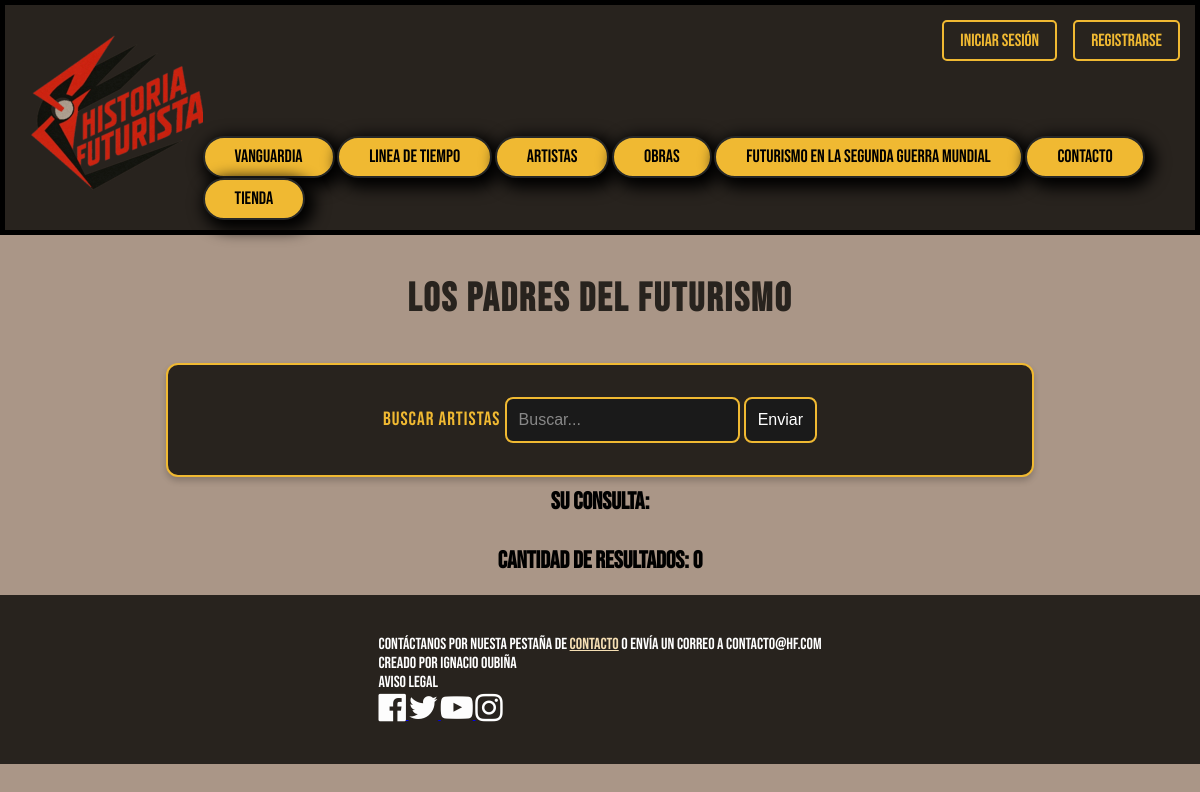
Before: /resultados.php with the older database file.
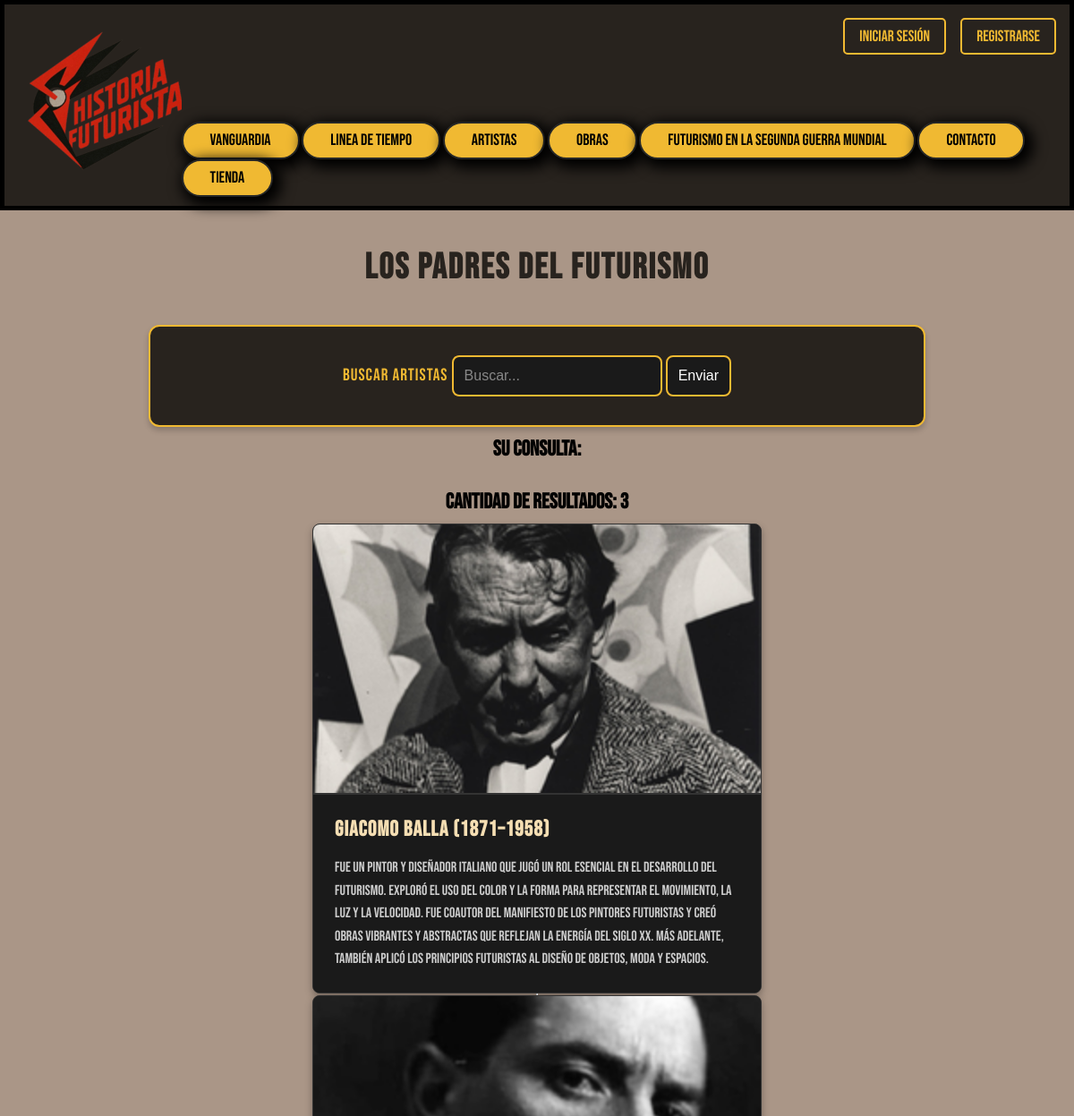
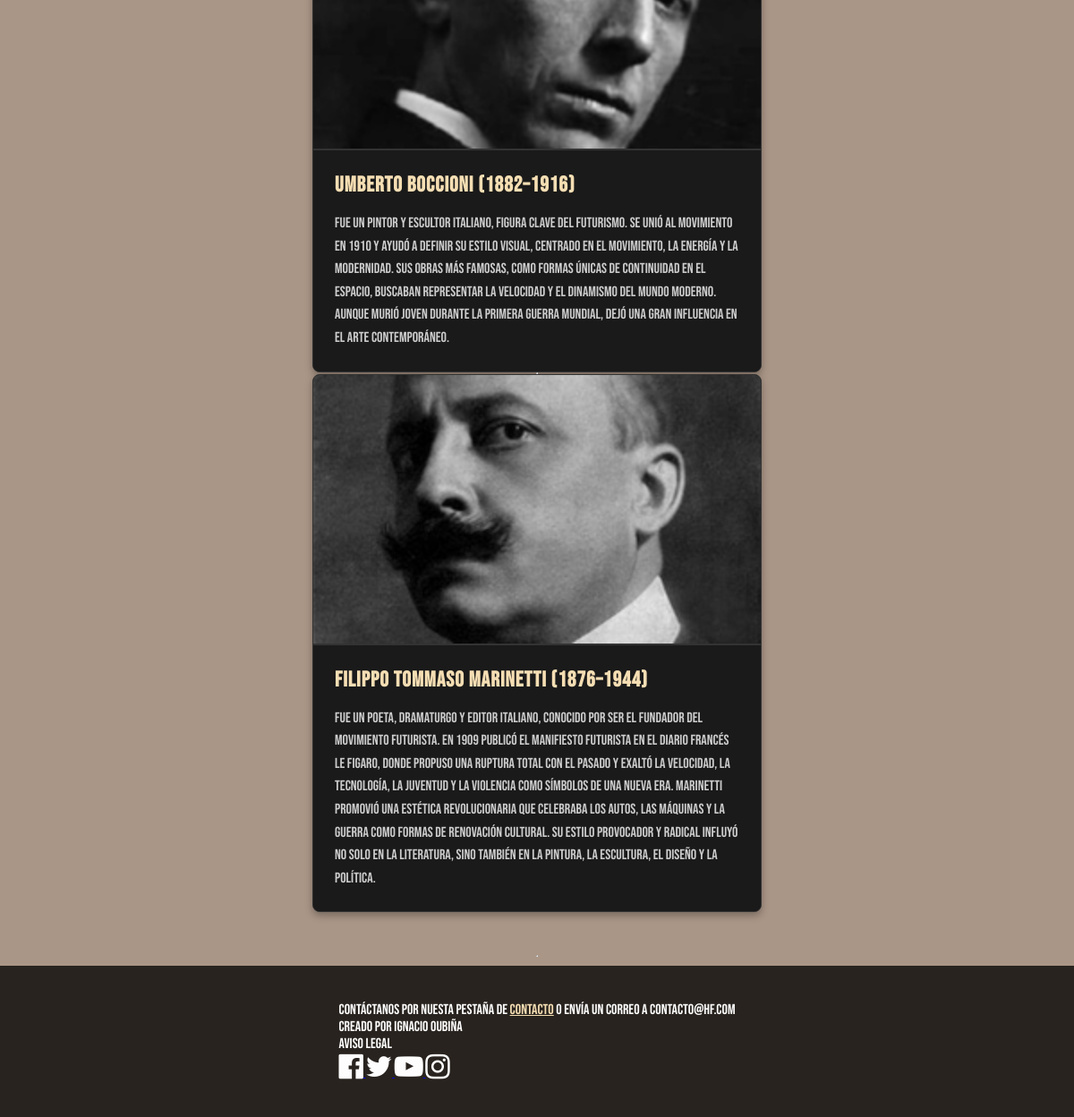
After: the same page with the newer database file (2 pictures, top to bottom).
### tables this page shows
CREATE TABLE `artistas` (
  `id` int(8) NOT NULL,
  `nombre` varchar(255) NOT NULL,
  `bio` text NOT NULL
);

### resultados.php (the view, shortened to what this page needs)
<!doctype html>
<html>
<head>
    <link rel="stylesheet" href="estilos.css">
    <link rel="stylesheet"href="https://cdnjs.cloudflare.com/ajax/libs/font-awesome/4.7.0/css/font-awesome.min.css">
    </head>
<body>
    <header>
        <div class="auth-links">
            <a href="login.php">Iniciar Sesión</a>
            <a href="registro.html">Registrarse</a>
        </div>
        <div class="logo">
            <a href="index.html"><img src="img/logo.png"></a>
        </div>
        <nav id="navegador">
            <div class="boton">
                <a href="vanguardia.html">Vanguardia</a>
            </div>
            <div class="boton">
                <a href="linea de tiempo.html">Linea de Tiempo</a>
            </div>
            <div class="boton">
                <a href="artistas.html">Artistas</a>
            </div>
            <div class="boton">
                <a href="obras.html">Obras</a>
            </div>
            <div class="boton">
                <a href="futu_ww2.php">Futurismo en la segunda guerra mundial</a>
            </div>
            <div class="boton">
                <a href="contacto.html">Contacto</a>
            </div>
            <div class="boton">
              <a href="tienda.php">Tienda</a>
          </div>
        </nav>
    </header>
  <div class="h2">
    <h2>Los padres del Futurismo</h2>
  </div>
<div class="form">
  <div class="form-group">
  <form action="resultados.php" method="post">
    <label>Buscar Artistas
    <input type="search" name="buscar" placeholder="Buscar..." />
    <input type="submit" value="Enviar">
    </label>
    </form>
  </div>
</div>
	<section>
    <h1 style= "padding: 10px;
    display: flex;
    justify-content: center;
     ">
<?php
	include('conectar.php');
	$buscar = $_POST['buscar'];
  	echo "Su consulta: <em>".$buscar."</em><br>";
	$consulta = mysqli_query($conexion, "SELECT * FROM artistas WHERE nombre LIKE '%$buscar%'");
?>
</h1>
<article style="    width: 60%;
    margin: 0 auto;
    padding: 10px;
    justify-items: center;">
   <h2 style="padding: 10px">
	<p>Cantidad de Resultados:
	<?php
		$nros=mysqli_num_rows($consulta);
		echo $nros;
	?>
	</p>
    </h2>
	<?php
		while($resultados=mysqli_fetch_array($consulta)) {
	?>
    <p>
    <?php
			echo $resultados['bio'] . "";
	?>
    </p>
    <hr/>
    <?php
		}
	?>
</article>
</section>
<footer>
  <div class="redes">
    <p>Contáctanos por nuesta pestaña de <a href="contacto.html" style="color:wheat";>Contacto</a> o envía un correo a contacto@HF.com</p>
    <p>Creado por Ignacio Oubiña</p>
    <p>Aviso legal</p>
    <a href="https:/www.facebook.com/" ; target="_blank">
      <i
        class="fa fa-facebook-official fa-2x fa-inverse"style="color:rgb(253, 253, 253)";
        aria-hidden="true"
      >
    </i>
    </a>
    <a href="https:/www.twitter.com/" ; target="_blank">
      <i class="fa fa-twitter fa-2x fa-inverse"style="color:rgb(253, 253, 253)"; aria-hidden="true"></i>
    </a>
    <a href="https:/www.youtube.com/" ; target="_blank">
      <i class="fa fa-youtube-play fa-2x fa-inverse" style="color:rgb(253, 253, 253)"; aria-hidden="true"></i>
    </a>
    <a href="https:/instagram.com/" ; target="_blank">
      <i class="fa fa-instagram fa-2x fa-inverse"; style="color:rgb(255, 255, 255)"; aria-hidden="true"></i>
    </a>
  </div>
</body>
</html>

### estilos.css (style rules this page uses)
* { margin: 0; padding: 0; }
body { font-family: "Bebas Neue", sans-serif; font-weight: 400; font-style: normal; }
header { background: #28231e; border: 5px solid #000; }
body { background: #aa9687; }
header { display: flex; align-items: flex-end; justify-content: space-between; padding: 10px; box-sizing: border-box; }
nav a { color: rgb(0, 0, 0); text-decoration: none; margin: 10px; padding: 10px; }
.redes { color: white; text-decoration: none; margin: 10px; padding: 10px; }
footer { background-color: #28231e; display: flex; padding: 20px; flex-direction: row; justify-content: center; }
.boton { background-color: #f0b932; font-size: 18px; line-height: 18px; padding: 10px; border-radius: 50px; font-weight: normal; text-decoration: none; font-style: normal; font-variant: normal; text-transform: none; box-shadow: rgb(0, 0, 0) 5px 5px 15px 5px; border: 2px solid rgb(38, 39, 39); display: inline-block; }
.h2 { display: flex; color: rgb(0, 0, 0); justify-content: center; padding: 8px; }
.form { max-width: 800px; margin: auto; border: 1px solid black; padding: 20px; border-radius: 10px; display: flex; justify-content: center; }
.logo { overflow: hidden; }
.artists-row { display: flex; justify-content: space-around; gap: 2rem; margin-bottom: 3rem; }
.artist-card { flex: 1; max-width: 500px; background: #1a1a1a; border-radius: 8px; box-shadow: 0 4px 8px rgba(0,0,0,0.3); overflow: hidden; transition: transform 0.3s ease; border: 1px solid #333; }
.artist-image { width: 100%; height: 300px; overflow: hidden; border-bottom: 2px solid #333; }
.artist-image img { width: 100%; height: 100%; object-fit: cover; transition: transform 0.3s ease; }
.artist-info { padding: 1.5rem; background: #1a1a1a; }
.artist-info h3 { margin: 0 0 1rem 0; color: wheat; font-size: 1.5rem; font-family: 'Bebas Neue', sans-serif; letter-spacing: 1px; }
.artist-info p { margin: 0; color: #ccc; line-height: 1.6; }
.form { max-width: 800px; margin: 0 auto; background: #28231e; padding: 2rem; border-radius: 12px; box-shadow: 0 4px 6px rgba(0, 0, 0, 0.2); border: 2px solid #f0b932; }
.form-group { display: flex; flex-direction: column; gap: 0.5rem; }
.form-group label { font-family: 'Bebas Neue', sans-serif; font-size: 1.2rem; color: #f0b932; letter-spacing: 1px; }
.form-group input, .form-group select, .form-group textarea { padding: 12px; border: 2px solid #f0b932; border-radius: 8px; font-size: 1rem; transition: all 0.3s ease; background-color: #1a1a1a; color: #ffffff; }
.form-group input::placeholder, .form-group textarea::placeholder { color: #888; }
.h2 h2 { color: #28231e; font-size: 2.5rem; text-align: center; margin: 2rem 0; font-family: 'Bebas Neue', sans-serif; letter-spacing: 2px; text-transform: uppercase; }

### resultados.php (style rules this page uses)
.auth-links { position: absolute; right: 20px; top: 20px; display: flex; gap: 1rem; z-index: 100; }
.auth-links a { color: #f0b932; text-decoration: none; font-size: 1.1rem; padding: 0.5rem 1rem; border: 2px solid #f0b932; border-radius: 5px; transition: all 0.3s ease; }

Changed rows visible on the page:
added artistas: bio (picture), bio "Giacomo Balla (1871–1958) Fue un pintor y diseñador italiano que jugó un rol esencial en el desarrollo del Futurismo. Exploró el uso del color y la forma para representar el movimiento, la luz y la velocidad. Fue coautor del Manifiesto de los Pintores Futuristas y creó obras vibrantes y abstractas que reflejan la energía del siglo XX. Más adelante, también aplicó los principios futuristas al diseño de objetos, moda y espacios."
added artistas: bio (picture), bio "Umberto Boccioni (1882–1916) Fue un pintor y escultor italiano, figura clave del Futurismo. Se unió al movimiento en 1910 y ayudó a definir su estilo visual, centrado en el movimiento, la energía y la modernidad. Sus obras más famosas, como Formas únicas de continuidad en el espacio, buscaban representar la velocidad y el dinamismo del mundo moderno. Aunque murió joven durante la Primera Guerra Mundial, dejó una gran influencia en el arte contemporáneo."
added artistas: bio (picture), bio "Filippo Tommaso Marinetti (1876–1944) Fue un poeta, dramaturgo y editor italiano, conocido por ser el fundador del movimiento futurista. En 1909 publicó el Manifiesto Futurista en el diario francés Le Figaro, donde propuso una ruptura total con el pasado y exaltó la velocidad, la tecnología, la juventud y la violencia como símbolos de una nueva era. Marinetti promovió una estética revolucionaria que celebraba los autos, las máquinas y la guerra como formas de renovación cultural. Su estilo provocador y radical influyó no solo en la literatura, sino también en la pintura, la escultura, el diseño y la política."
Other visible differences:
$nros: "0" → "3"
